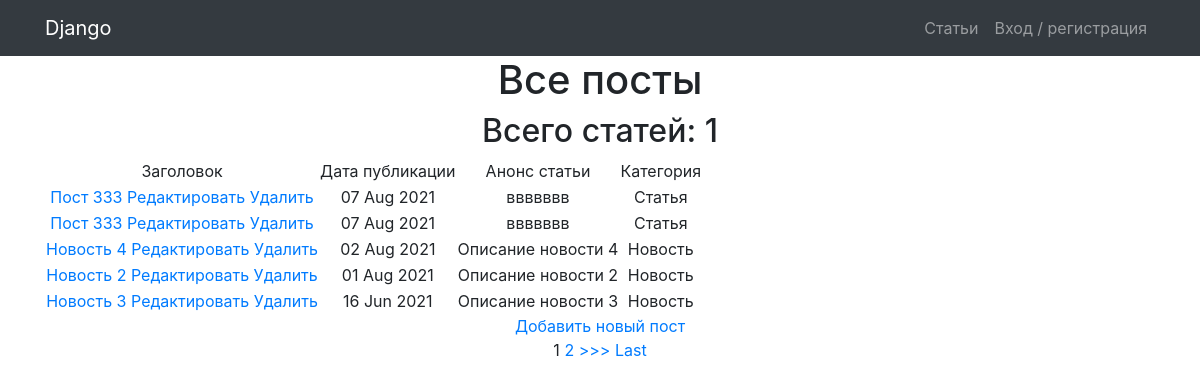
/posts/, run on the app's committed database.
### articles/models.py (models this page shows, shortened)
class Post(models.Model):
    author = models.ForeignKey(Author, on_delete=models.CASCADE)
    NEWS = 'NW'
    ARTICLE = 'AR'
    CATEGORY_CHOICES = (
        (NEWS, 'Новость'),
        (ARTICLE, 'Статья'),
    )
    caregoryType = models.CharField(max_length=2, choices=CATEGORY_CHOICES, default=ARTICLE)   # исправить опечатку
    dateCreation = models.DateField(auto_now_add=True)
    postCategory = models.ManyToManyField(Category, through='PostCategory')
    title = models.CharField(max_length=128)
    text = models.TextField()
    rating = models.SmallIntegerField(default=0)

### articles/views.py (the view, shortened to what this page needs)
# urls.py: path('', PostList.as_view()),
class PostList(ListView):
    model = Post
    template_name = 'posts.html'
    context_object_name = 'posts'
    queryset = Post.objects.order_by('-dateCreation')
    paginate_by = 5  # поставим постраничный вывод в один элемент
    def get_context_data(self, **kwargs):
        context = super().get_context_data(**kwargs)
        context['news'] = Post.objects.all(),
        context['form'] = PostForm()
        return context

### articles/models.py (called while the page is built)
    def __str__(self):
        return f'{self.authorUser}'

    def __str__(self):
        return f'{self.name}'

### articles/templatetags/custom_filters.py (called while the page is built)
@register.filter(name='censor')
def censor(value):
    value_new = []
    value_list = value.split()
    for word in value_list:
        if word in censor_list:
            word = '*цензура*'
        value_new.append(word)
    value_censor = ' '.join(value_new)
    return value_censor

### templates/posts.html (shortened to what this page needs)
{% extends 'flatpages/default.html' %}
{% load custom_filters %}
{% block content %}
    <h1>Все посты</h1>
    <h2>Всего статей: {{ news|length }}</h2>
    {% if posts %}
        <table>
            <tr>
                <td>
                    Заголовок
                </td>
                <td>
                    Дата публикации
                </td>
                <td>
                    Анонс статьи
                </td>
                <td>
                    Категория
                </td>
            </tr>
            {% for post in posts %}
            <tr>
                <td>
                    <a href="{% url 'post_list' post.id %}">{{ post.title|censor }}</a>
                    <a href="{% url 'update' post.id %}"> Редактировать </a>
                    <a href="{% url 'delete' post.id %}">Удалить </a>
                </td>
                <td>
                    {{ post.dateCreation|date:'d M Y' }} {{ post.dateCreation|time:"H:i" }}
                </td>
                <td>
                    {{ post.text|truncatechars:20|censor }}
                </td>
                <td>
                    {{ post.get_caregoryType_display }}
                </td>
            </tr>
        {% endfor %}
        </table>
    {% else %}
        <h2>Постов нет</h2>
    {% endif %}
<a href="{% url 'create' %}">Добавить новый пост</a><br>
{% if is_paginated %}
    {% for num in page_obj.paginator.page_range %}
        {% if page_obj.number == num %}
            <a>{{ num }}</a>
        {% elif num > page_obj.number|add:'-3' and num < page_obj.number|add:'3' %}
            <a href="?page={{ num }}">{{ num }}</a>
        {% endif %}
    {% endfor %}
    {% if page_obj.has_next %}
        <a href="?page={{ page_obj.next_page_number }}">>>></a>
        <a href="?page={{ page_obj.paginator.num_pages }}">Last</a>
    {% endif %}
{% endif %}
{% endblock content %}

### data on the page
Post: title|censor "Пост 333", dateCreation "07 Aug 2021", text|censor "ввввввв", caregoryType "Статья"
Post: title|censor "Пост 333", dateCreation "07 Aug 2021", text|censor "ввввввв", caregoryType "Статья"
Post: title|censor "Новость 4", dateCreation "02 Aug 2021", text|censor "Описание новости 4", caregoryType "Новость"
Post: title|censor "Новость 2", dateCreation "01 Aug 2021", text|censor "Описание новости 2", caregoryType "Новость"
Post: title|censor "Новость 3", dateCreation "16 Jun 2021", text|censor "Описание новости 3", caregoryType "Новость"

### other printed values
{{ news|length }} "1"
{{ num }} "1"
{{ num }} "2"
